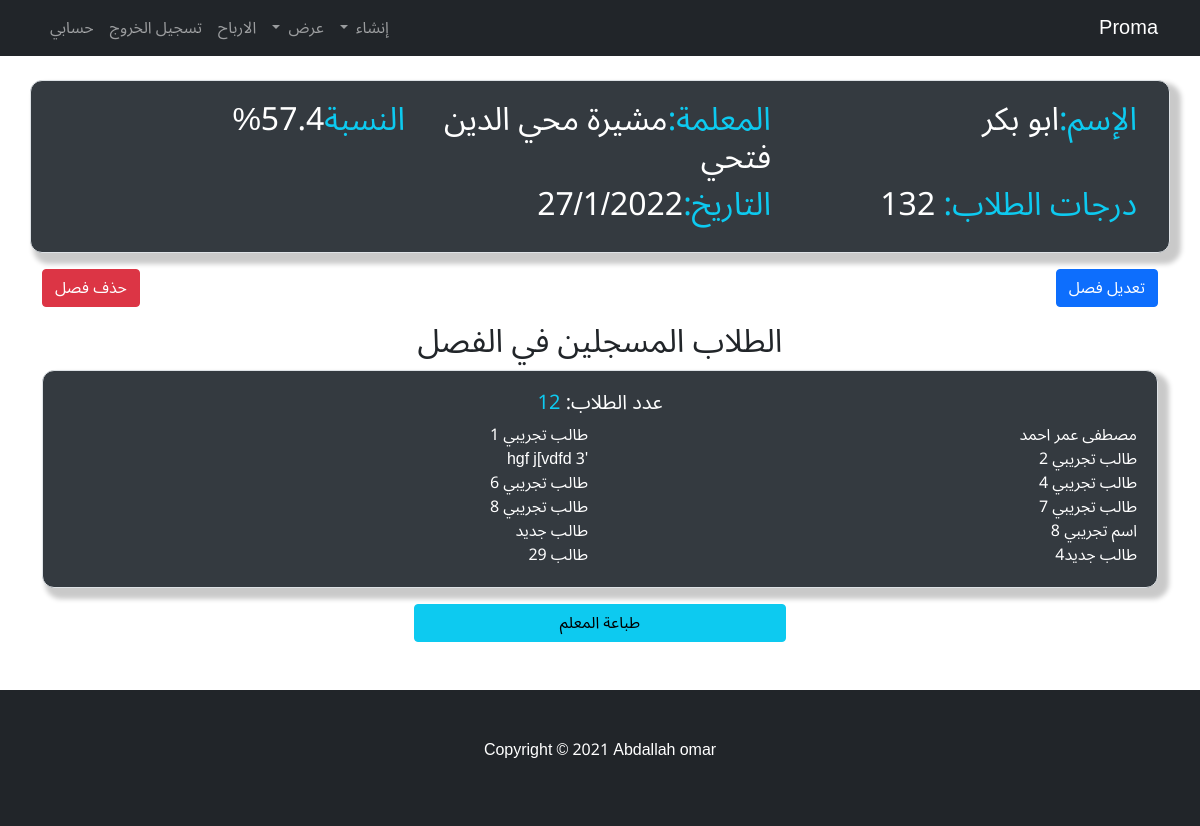
The page /class/9 (signed in) on the database its author committed.
### home_app/models.py (models this page shows, shortened)
class classes(models.Model):
    user = models.ForeignKey(User, verbose_name=("المستخدم"), on_delete=models.CASCADE)
    name = models.CharField(max_length=50, verbose_name="اسم الفصل")
    techer = models.ForeignKey("techers", verbose_name=("المعلمة"), on_delete=models.PROTECT)
    date = models.DateTimeField(auto_now=True, verbose_name="التاريخ")
    year = models.CharField(max_length=50,choices=academic_years,blank=True,null=True)
    add_date = models.DateField(auto_now=False, auto_now_add=False, verbose_name="التاريخ",null=True,blank=True)
    def __str__(self):
        return self.name
    def all_darajat(self):
        draja = darajat.objects.filter(name__boy_class=self).aggregate(Sum('ejamly_darajat'))
        return draja['ejamly_darajat__sum']
    def all_total(self):
        draja = darajat.objects.filter(name__boy_class=self).aggregate(Sum('ejamly_total'))
        return draja['ejamly_total__sum']
    def get_nesba(self):
        return (self.all_darajat() / self.all_total()) * 100

class techers(models.Model):
    user = models.ForeignKey(User, verbose_name=("المستخدم"), on_delete=models.CASCADE)
    profile = models.ForeignKey(Profile, verbose_name=("المستخدم"), on_delete=models.CASCADE)
    name = models.CharField(max_length=50, verbose_name="الاسم")
    age = models.IntegerField(verbose_name="السن")
    qualification = models.CharField(max_length=50, verbose_name="المؤهل")
    number_kawme = models.IntegerField(verbose_name="الرقم القومي")
    Salary = models.IntegerField(verbose_name="المرتب الشهري")
    number_phone = models.IntegerField(verbose_name="رقم هاتف المعلمة")
    rateb = models.IntegerField(verbose_name="الراتب السنوي", null=True ,blank=True)
    Reward = models.IntegerField(verbose_name="المكافأة السنوية", null=True ,blank=True)
    year = models.CharField(max_length=50,choices=academic_years,blank=True,null=True)
    date = models.DateTimeField(auto_now=True, verbose_name="التاريخ")
    add_date = models.DateField(auto_now=False, auto_now_add=False, verbose_name="التاريخ",null=True,blank=True)
    def __str__(self):
        return self.name
    class Meta:
        verbose_name_plural = 'techers'

class boy(models.Model):
    user = models.ForeignKey(User, verbose_name=("المستخدم"), on_delete=models.CASCADE)
    profile = models.ForeignKey(Profile, verbose_name=("المستخدم"), on_delete=models.CASCADE)
    name = models.CharField(max_length=50, verbose_name="الاسم")
    age = models.IntegerField(verbose_name="السن",null=True,blank=True, default=0)
    boy_class = models.ForeignKey("classes", verbose_name=("الفصل"), on_delete=models.PROTECT)
    number_kawme = models.IntegerField(verbose_name="الرقم القومي", blank=True, null=True)
    number_phone = models.IntegerField(verbose_name="رقم ولي الامر", blank=True, null=True)
    other_number = models.IntegerField(verbose_name="رقم أخر", blank=True, null=True)
    image = models.ImageField(upload_to="boys_images/", verbose_name="صورة الطفل", blank=True, null=True)
    Date_of_Birth = models.DateField(verbose_name="تاريخ الميلاد",null=True)
    bus_subscriber = models.BooleanField(verbose_name="مشترك بالاتوبيس", default=False)
    price_of_bus = models.IntegerField(verbose_name="سعر اشتراك الاتوبيس", default=0)
    addres = models.CharField(max_length=50, verbose_name="العنوان", blank=True, null=True)
    kind = models.CharField(max_length=50, choices=kinds, verbose_name="النوع",default='1')
    allergy = models.BooleanField(verbose_name="لديه حساسية", default=False,blank=True)
    sick = models.BooleanField(verbose_name="يعناي الطفل من امراض اخرى", default=False,blank=True)
    kind_of_sick = models.CharField(max_length=50, verbose_name="المرض", blank=True, null=True)
    paid = models.IntegerField(verbose_name='المبلغ المدفوع')
    Remaining_amount = models.IntegerField(verbose_name='المبلغ المتبقي', blank=True, null=True)
    date = models.DateTimeField(auto_now=True, verbose_name="التاريخ")
    paids = models.BooleanField(verbose_name="تم الدفع", null=True, default=False)
    year = models.CharField(max_length=50,choices=academic_years,blank=True,null=True)
    add_date = models.DateField(auto_now=False,auto_now_add=False,verbose_name="التاريخ",null=True,blank=True)

### home_app/views.py (the view)
# urls.py: path('class/<int:id>', class_detail, name="class_detail"),
@login_required
def class_detail(request, id):
    class_detail = classes.objects.filter(id=id, user=request.user)
    class_boys = boy.objects.filter(boy_class=id,user=request.user)
    count_boy_class = class_boys.count()
    context={'class':class_detail, 'boy':class_boys,'count_boy_class':count_boy_class}
    return render(request, 'project/class_detail.html', context)

### home_app/templates/project/class_detail.html (shortened to what this page needs)
{% extends 'base.html' %}
{% block body %}
<div class="container mt-4">
    {% for class in class %}
    <div class="row border">
        <h2 class="col-sm-12 col-xs-12 col-md-6 col-lg-6 col-xl-4"><span class="text-info">الإسم:</span>{{class}}</h2>
        <h2 class="col-sm-12 col-xs-12 col-md-6 col-lg-6 col-xl-4"><span class="text-info">المعلمة:</span>{{class.techer}}</h2>
        <h2 class="col-sm-12 col-xs-12 col-md-6 col-lg-6 col-xl-4"><span class="text-info">النسبة</span>{{class.get_nesba|floatformat:1}}%</h2>
        <h2 class="col-sm-12 col-xs-12 col-md-6 col-lg-6 col-xl-4"><span class="text-info"> درجات الطلاب: </span>{{class.all_darajat}}</h2>
        <h2 class="col-sm-12 col-xs-12 col-md-6 col-lg-6 col-xl-4"><span class="text-info">التاريخ:</span>{{class.date|date:"j/n/Y"}}</h2>
    </div>
    <div class="row mt-3 mb-3">
        <div class="col-6"><a href="{% url 'app:class_edit'  class.id %}" class="btn btn-primary">تعديل فصل</a></div>
        <div class="col-6 text-end align-self-end"><a href="{% url 'app:delete_class'  class.id %}" class="btn btn-danger">حذف فصل</a></div>
    </div>
    {% endfor %}
   <center><h2>الطلاب المسجلين في الفصل</h2></center>
   <div class="border">
       <center><h5>عدد الطلاب:<span class="text-info"> {{count_boy_class}}</span></h5></center>
       <div class="row">
    {% for boy in boy %}
        <div class="col-lg-6 col-xl-6 col-md-6 col-xs-12">{{boy.name}}</div>
    {% endfor %}
    </div>
    </div>
    <div class="row mt-3">
        <div class="col text-center">
          <button onclick="window.print();" class="btn btn-info col-4">طباعة المعلم</button>
        </div>
    </div>
</div>
{% endblock %}

### home_app/templates/base.html (style rules this page uses)
* { font-family: 'Noto Sans Arabic', sans-serif; }
a { text-decoration: none; }

### home_app/templates/project/class_detail.html (style rules this page uses)
.border { border: 2px solid #000; border-radius: 12px; padding: 20px; background-color: #343a40; color: #fff; box-shadow: 7px 7px 5px 4px rgba(0, 0, 0, 0.21); }

### rows shown on the page
classes: name "ابو بكر", techer "مشيرة محي الدين فتحي", get_nesba "57.4", all_darajat "132", date "27/1/2022"
boy: name "مصطفى عمر احمد"
boy: name "طالب تجريبي 1"
boy: name "طالب تجريبي 2"
boy: name "'hgf j[vdfd 3"
boy: name "طالب تجريبي 4"
boy: name "طالب تجريبي 6"
boy: name "طالب تجريبي 7"
boy: name "طالب تجريبي 8"
boy: name "اسم تجريبي 8"
boy: name "طالب جديد"
boy: name "طالب جديد4"
boy: name "طالب 29"

### other values the page prints
{{ count_boy_class }} "12"
